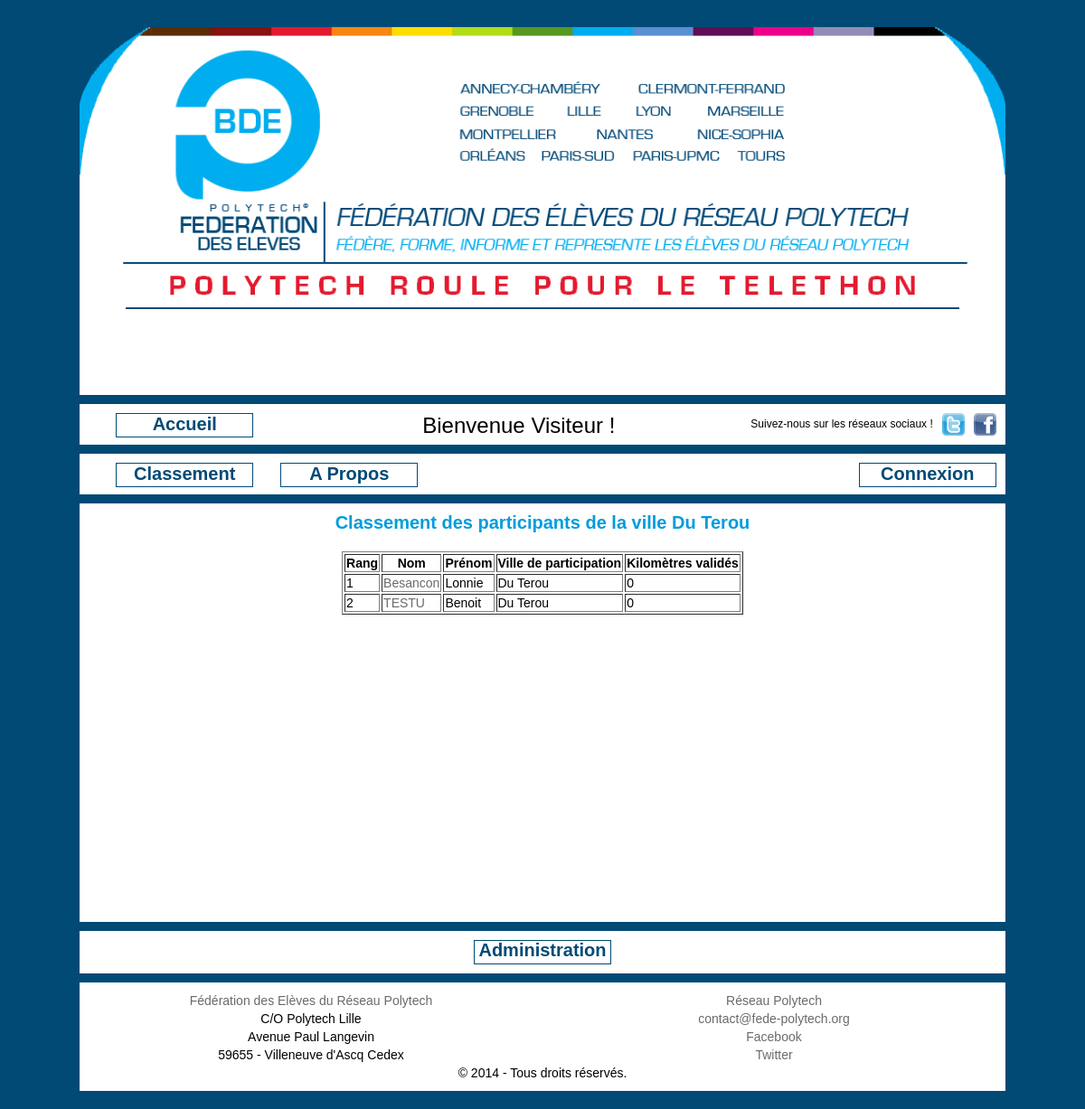
Page /index.php?page=classementCourse&nomVille=Du Terou on the committed database.
### tables this page shows
CREATE TABLE users (
  Tel varchar(10) NOT NULL,
  Nom varchar(40) NOT NULL,
  Prenom varchar(40) NOT NULL,
  Email varchar(100) NOT NULL,
  Pass varchar(64) NOT NULL,
  VilleOrigine varchar(50) NOT NULL,
  VilleEvent varchar(50) default NULL,
  NbKm int default 0,
  Confirmation varchar(20)NOT NULL,
  Etat int default 0,
  PRIMARY KEY (Tel),
  FOREIGN KEY (VilleEvent) REFERENCES events(NomVille),
  FOREIGN KEY (VilleOrigine) REFERENCES cities(NomVille)
);

### pages/classementCourse.php (the view, shortened to what this page needs)
<?php
		if(isset($_GET["nomVille"])){
		$city = $_GET["nomVille"];
			$query = "SELECT users.Tel, users.Prenom, users.Nom, users.VilleEvent, users.NbKm FROM users LEFT OUTER JOIN blacklist ON users.Tel=blacklist.Tel WHERE blacklist.Tel IS NULL AND users.VilleOrigine='".$city."' ORDER BY NbKm DESC ";
			$result = mysql_query($query) or die(MYSQL_QUERY_ERROR.mysql_error());
			echo '<div id="title"> Classement des participants de la ville '.$city.' </div>';
			echo '<div style="width:80%;height:400px;overflow:scroll">';
				echo '<table border="1">
					<tr>
						<th> Rang </th>
						<th> Nom </th>
						<th> Prénom </th>
						<th> Ville de participation </th>
						<th> Kilomètres validés </th>
					</tr>
					';
					$rang = 1;
					while($row = mysql_fetch_array($result)){
						echo '<tr>
							<td>'. $rang.'</td>
							<td><a href = "index.php?page=display_profil&tel='.$row["Tel"].'">'.$row["Nom"].'</a></td>
							<td>'. $row["Prenom"]. '</td>
							<td>'. $row["VilleEvent"]. '</td>
							<td>'. $row["NbKm"].'</td>
						</tr>';
						$rang++;
					}
				echo '</table>';
			echo '</div>';
}
?>

### style.css (style rules this page uses)
BODY, html { padding:0; margin:0; background-attachment:fixed; font-family:Arial, Helvetica, sans-serif; font-size:14px; -webkit-background-size: cover; -moz-background-size: cover; -o-background-size: cover; background-size: cover; background-color:#004A75; text-align:center; }
a { color: #6a6a6a; text-decoration: none; }
#title { font-size:20px; color:#009CDD; font-weight:bold; margin-bottom : 20px; }

### rows in the picture
users: Nom "Besancon", Prenom "Lonnie", VilleEvent "Du Terou", NbKm "0"
users: Nom "TESTU", Prenom "Benoit", VilleEvent "Du Terou", NbKm "0"

### other values in the picture
$city "Du Terou"
